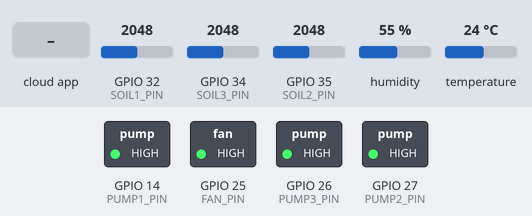
Simulated run of this sketch. Board: ESP32. Shown: switched loads named in the sketch (green lamp = pin HIGH). The inputs (shaded band) are chosen by the test bench; at power-on: GPIO 32 (SOIL1_PIN) = 2048, GPIO 34 (SOIL3_PIN) = 2048, GPIO 35 (SOIL2_PIN) = 2048, humidity 55 %, temperature 24 °C. WiFi joins after 1.5 s; servers stay silent unless stated; the Firebase database answers and starts empty; what the sketch prints to the serial monitor is not drawn.

Above: at 2.7 s.
2.8 s: the phone or cloud app sets fan_status to ON
At 6.5 s:
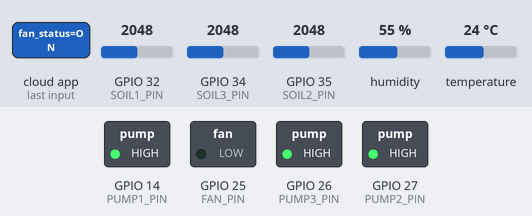
6.8 s: the phone or cloud app sets pump1 to ON
At 11.2 s:
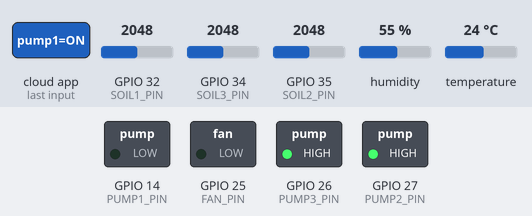
11.9 s: the phone or cloud app sets pump2 to ON
At 16.8 s:
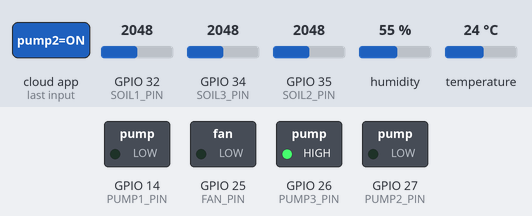
17.1 s: the phone or cloud app sets pump3 to ON
At 21.5 s:
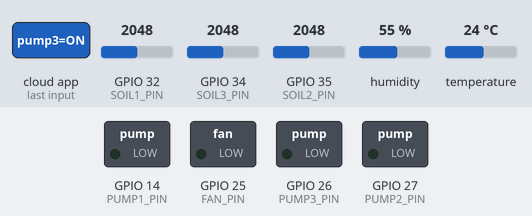
22.2 s: the phone or cloud app sets fan_status to OFF
At 26.5 s:
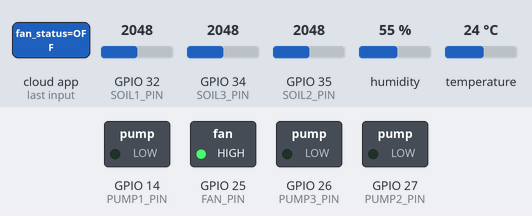
26.8 s: the phone or cloud app sets pump1 to OFF
At 31.3 s:
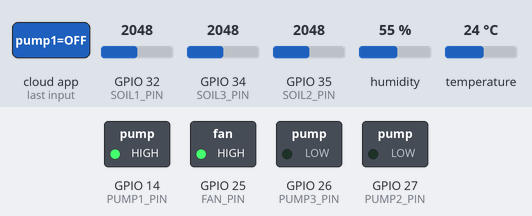
Timing chart, 0 to 32.8 s (numbered marks = the images above; inputs shaded):
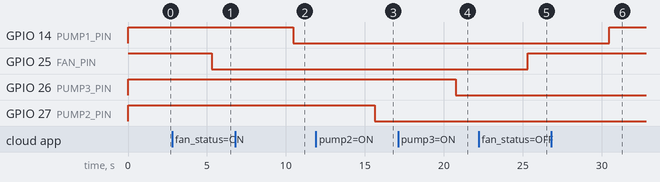

Measured:
- after the input at 2.8 s, GPIO 25 (FAN_PIN): HIGH → LOW after 2.5 s
- after the input at 6.8 s, GPIO 14 (PUMP1_PIN): HIGH → LOW after 3.7 s
- after the input at 11.9 s, GPIO 27 (PUMP2_PIN): HIGH → LOW after 3.7 s
- after the input at 17.1 s, GPIO 26 (PUMP3_PIN): HIGH → LOW after 3.7 s
- after the input at 22.2 s, GPIO 25 (FAN_PIN): LOW → HIGH after 3.1 s
- after the input at 26.8 s, GPIO 14 (PUMP1_PIN): LOW → HIGH after 3.7 s

The sketch:

sketch_may17a.ino
```cpp
#include <WiFi.h>
#include <Firebase_ESP_Client.h>
#include "DHT.h"

#include <addons/TokenHelper.h>
#include <addons/RTDBHelper.h>

// ======================= HARDWARE =======================

// DHT22
#define DHTPIN 33
#define DHTTYPE DHT22

// RELAYS (ACTIVE LOW)
#define FAN_PIN 25

#define PUMP1_PIN 14
#define PUMP2_PIN 27
#define PUMP3_PIN 26

// SOIL SENSORS
#define SOIL1_PIN 32
#define SOIL2_PIN 35
#define SOIL3_PIN 34

// ======================= CALIBRATION =======================
#define WET_VALUE 1500
#define DRY_VALUE 4095

// ======================= WIFI / FIREBASE =======================
#define WIFI_SSID "Greenhouse"
#define WIFI_PASSWORD "123123123"

#define API_KEY "AIzaSyDXJOmWNtAeXbt9O_2frSS1c_0W-DPSuQM"
#define DATABASE_URL "https://greenhouse-54a64-default-rtdb.firebaseio.com/"

// ======================= OBJECTS =======================
DHT dht(DHTPIN, DHTTYPE);

FirebaseData fbdo;
FirebaseAuth auth;
FirebaseConfig config;

unsigned long lastSend = 0;
const unsigned long interval = 5000;

// ======================= RELAY CONTROL =======================

void fanOn()  { digitalWrite(FAN_PIN, LOW);  Serial.println("FAN ON"); }
void fanOff() { digitalWrite(FAN_PIN, HIGH); Serial.println("FAN OFF"); }

void pumpOn(int pin, String name) {
  digitalWrite(pin, LOW);
  Serial.println(name + " ON");
}

void pumpOff(int pin, String name) {
  digitalWrite(pin, HIGH);
  Serial.println(name + " OFF");
}

// ======================= SOIL % =======================
int getSoilPercent(int pin) {
  int raw = analogRead(pin);

  int percent = map(raw, DRY_VALUE, WET_VALUE, 0, 100);
  return constrain(percent, 0, 100);
}

// ======================= SETUP =======================
void setup() {
  Serial.begin(115200);
  dht.begin();

  pinMode(FAN_PIN, OUTPUT);
  pinMode(PUMP1_PIN, OUTPUT);
  pinMode(PUMP2_PIN, OUTPUT);
  pinMode(PUMP3_PIN, OUTPUT);

  // SAFE OFF
  fanOff();
  pumpOff(PUMP1_PIN, "PUMP1");
  pumpOff(PUMP2_PIN, "PUMP2");
  pumpOff(PUMP3_PIN, "PUMP3");

  // WIFI
  WiFi.begin(WIFI_SSID, WIFI_PASSWORD);
  Serial.print("Connecting WiFi");

  while (WiFi.status() != WL_CONNECTED) {
    Serial.print(".");
    delay(300);
  }

  Serial.println("\nWiFi Connected");

  // FIREBASE
  config.api_key = API_KEY;
  config.database_url = DATABASE_URL;

  if (Firebase.signUp(&config, &auth, "", "")) {
    Serial.println("Firebase OK");
  } else {
    Serial.printf("Firebase Error: %s\n", config.signer.signupError.message.c_str());
  }

  Firebase.begin(&config, &auth);
  Firebase.reconnectWiFi(true);
}

// ======================= LOOP =======================
void loop() {

  if (!Firebase.ready()) return;

  if (millis() - lastSend < interval) return;
  lastSend = millis();

  // ================= DHT =================
  float temp = dht.readTemperature();
  float hum = dht.readHumidity();

  if (isnan(temp) || isnan(hum)) {
    Serial.println("DHT ERROR");
    return;
  }

  // ================= SOIL =================
  int soil1 = getSoilPercent(SOIL1_PIN);
  int soil2 = getSoilPercent(SOIL2_PIN);
  int soil3 = getSoilPercent(SOIL3_PIN);

  // ================= PRINT =================
  Serial.println("\n===== GREENHOUSE =====");
  Serial.printf("Temp: %.2f C\n", temp);
  Serial.printf("Humidity: %.2f %%\n", hum);
  Serial.printf("Soil1: %d %%\n", soil1);
  Serial.printf("Soil2: %d %%\n", soil2);
  Serial.printf("Soil3: %d %%\n", soil3);

  // ================= UPLOAD =================
  FirebaseJson json;

  json.set("temperature", temp);
  json.set("humidity", hum);
  json.set("soil1", soil1);
  json.set("soil2", soil2);
  json.set("soil3", soil3);

  Firebase.RTDB.setJSON(&fbdo, "/greenhouse/current", &json);

  // ================= FAN CONTROL =================
  if (Firebase.RTDB.getString(&fbdo, "/greenhouse/fan_status")) {

    String cmd = fbdo.stringData();
    cmd.trim();

    if (cmd == "ON") fanOn();
    else if (cmd == "OFF") fanOff();
  }

  // ================= PUMP 1 =================
  if (Firebase.RTDB.getString(&fbdo, "/greenhouse/pump1")) {

    String cmd = fbdo.stringData();
    cmd.trim();

    if (cmd == "ON") pumpOn(PUMP1_PIN, "PUMP1");
    else pumpOff(PUMP1_PIN, "PUMP1");
  }

  // ================= PUMP 2 =================
  if (Firebase.RTDB.getString(&fbdo, "/greenhouse/pump2")) {

    String cmd = fbdo.stringData();
    cmd.trim();

    if (cmd == "ON") pumpOn(PUMP2_PIN, "PUMP2");
    else pumpOff(PUMP2_PIN, "PUMP2");
  }

  // ================= PUMP 3 =================
  if (Firebase.RTDB.getString(&fbdo, "/greenhouse/pump3")) {

    String cmd = fbdo.stringData();
    cmd.trim();

    if (cmd == "ON") pumpOn(PUMP3_PIN, "PUMP3");
    else pumpOff(PUMP3_PIN, "PUMP3");
  }
}
```
